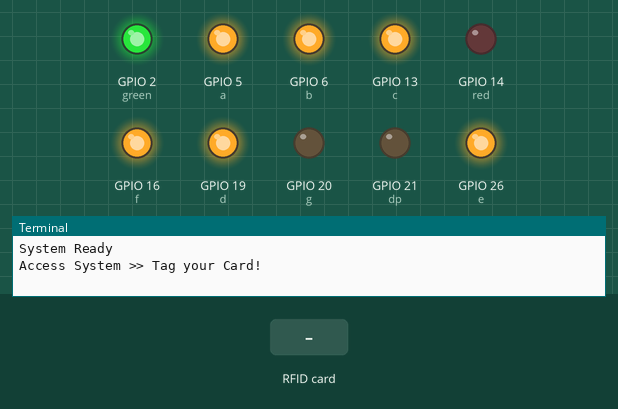
The program below on a simulated Raspberry Pi (BCM pin numbers). Parts: output pins drawn as LEDs (lit = HIGH), the last lines printed to the terminal. Inputs (shaded band) come from the test bench. The RFID card's data blocks start empty.

Above: at 5.4 s.
5.5 s: RFID card 13 A6 B9 08 held to the reader
At 8.2 s:
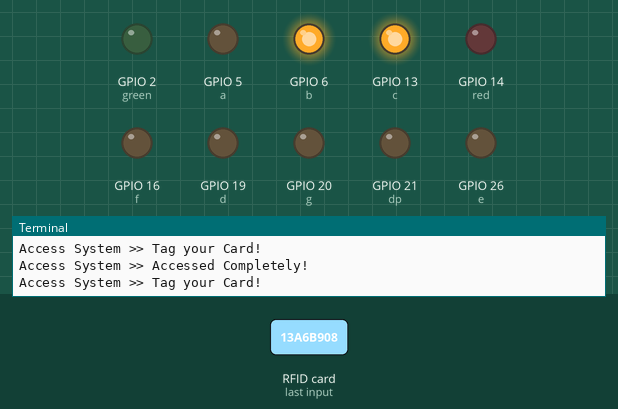
8.5 s: RFID card 5E 7A 19 C4 held to the reader
At 10.8 s:
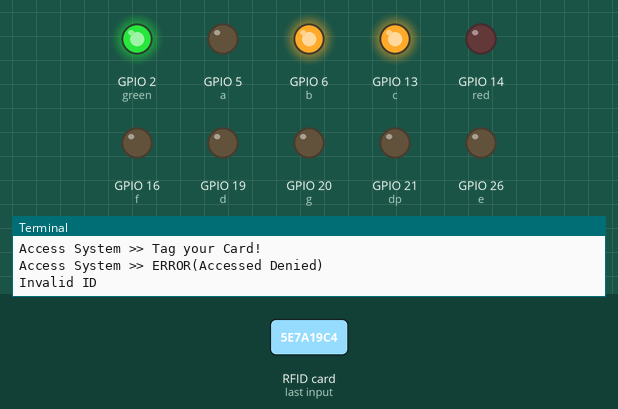
11.5 s: RFID card 40 97 B4 1B held to the reader
At 14.2 s:
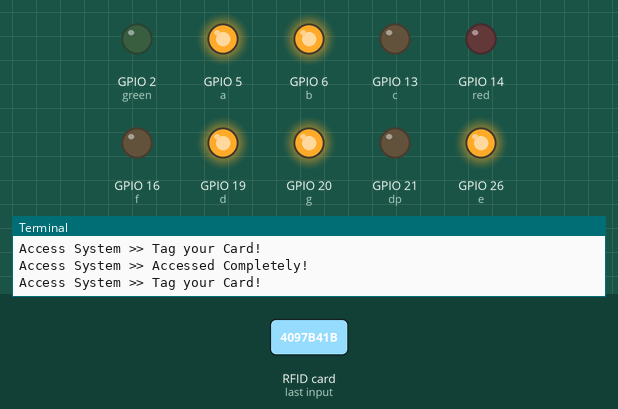
14.5 s: RFID card 13 A6 B9 08 held to the reader
At 17.2 s:
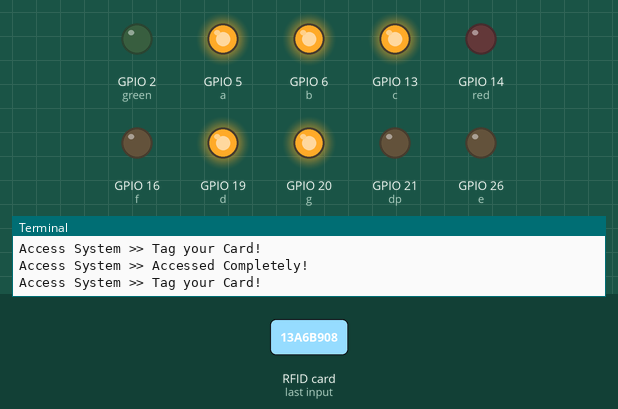
17.5 s: RFID card 40 97 B4 1B held to the reader
At 19.9 s:
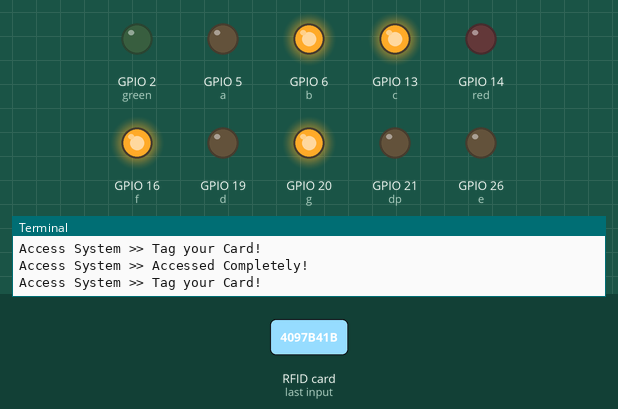
20.5 s: RFID card 5E 7A 19 C4 held to the reader
At 23.6 s:
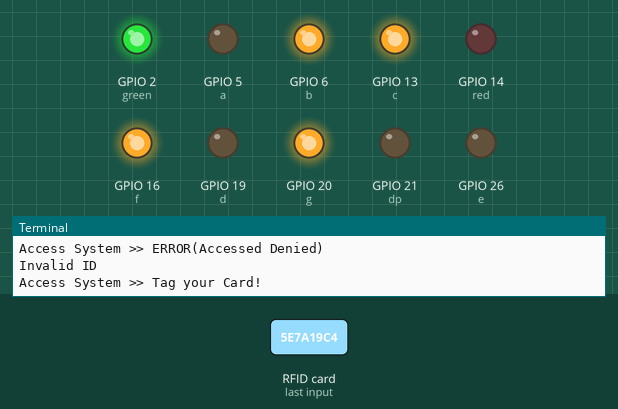
Timing chart, 0 to 24.5 s (numbered marks = the images above; inputs shaded):
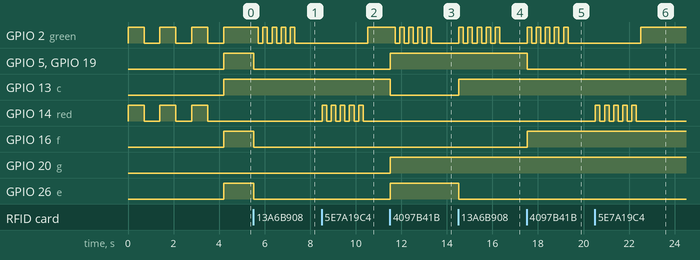

Measured:
- after the input at 5.5 s, GPIO 2 (green): alternates HIGH for 0.20 s and LOW for 0.20 s, 9 changes in all, then stays LOW, starting after 0.22 s; GPIO 5 (a), GPIO 16 (f), GPIO 19 (d), GPIO 26 (e): HIGH → LOW at once
- after the input at 8.5 s, GPIO 2 (green): LOW → HIGH after 2.0 s; GPIO 14 (red): alternates HIGH for 0.20 s and LOW for 0.20 s, 10 changes in all, then stays LOW, starting at once
- after the input at 11.5 s, GPIO 2 (green): alternates HIGH for 0.20 s and LOW for 0.20 s, 9 changes in all, then stays LOW, starting after 0.22 s; GPIO 5 (a), GPIO 19 (d), GPIO 20 (g), GPIO 26 (e): LOW → HIGH at once; GPIO 13 (c): HIGH → LOW at once
- after the input at 14.5 s, GPIO 2 (green): alternates HIGH for 0.20 s and LOW for 0.20 s, 10 changes in all, then stays LOW, starting at once; GPIO 13 (c): LOW → HIGH at once; GPIO 26 (e): HIGH → LOW at once
- after the input at 17.5 s, GPIO 2 (green): alternates HIGH for 0.20 s and LOW for 0.20 s, 10 changes in all, then stays LOW, starting at once; GPIO 5 (a), GPIO 19 (d): HIGH → LOW at once; GPIO 16 (f): LOW → HIGH at once
- after the input at 20.5 s, GPIO 2 (green): LOW → HIGH after 2.0 s; GPIO 14 (red): alternates HIGH for 0.20 s and LOW for 0.20 s, 10 changes in all, then stays LOW, starting at once

The program:

assign4_AccessSystem.py
```python
from mfrc522 import SimpleMFRC522
from gpiozero import LED

from time import sleep

green = LED(2)
red = LED(14)

a = LED(5)
b = LED(6)
c = LED(13)
d = LED(19)
e = LED(26)
f = LED(16)
g = LED(20)
dp = LED(21)


fnd = [[a,b,c,d,e,f],
        [b,c],
        [a,b,g,e,d],
        [a,b,g,c,d],
        [b,c,f,g],
        [a,f,g,c,d],
        [a,f,g,e,c,d],
        [a,b,c,f],
        [a,b,c,d,e,f,g],
        [a,f,g,b,c,d],
        ]
try:

    for _ in range(3):
        green.on()
        red.on()
        sleep(0.7)
        green.off()
        red.off()
        sleep(0.7)

    green.on()
    red.off()

    print("System Ready")

    cnt = 0

    for f in fnd[cnt]:
        f.on()

    while True:

        print('Access System >> Tag your Card!')
        id = SimpleMFRC522().read()[0]

        if id==84401522692 or id==277423070072:
            print("Access System >> Accessed Completely!")

            for f in fnd[cnt]:
                f.off()

            cnt+=1
            for f in fnd[cnt]:
                f.on()

            for _ in range(5):
                green.on()
                sleep(0.2)
                green.off()
                sleep(0.2)

        else:
            print("Access System >> ERROR(Accessed Denied)")
            print(f"Invalid ID")
            green.off()
            for _ in range(5):
                red.on()
                sleep(0.2)
                red.off()
                sleep(0.2)
            green.on()

        sleep(0.3)

except KeyboardInterrupt:
    for i in range(10):
        for j in fnd[i]:
            j.off()
    green.off()
    red.off()
    print("\nAccess System >> BYE BYE")
    exit()
```
